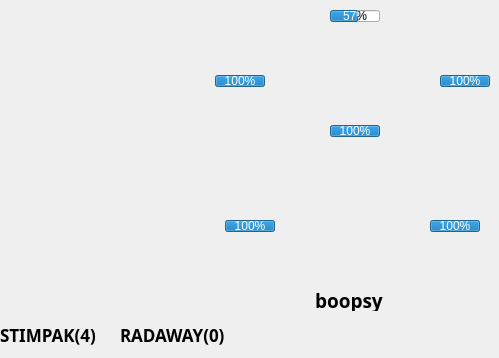
     <widget class="QWidget" name="status">
      <attribute name="title">
       <string>STATUS</string>
      </attribute>
      <widget class="QLabel" name="main_img">
       <property name="geometry">
        <rect>
         <x>230</x>
         <y>30</y>
         <width>240</width>
         <height>251</height>
        </rect>
       </property>
       <property name="text">
        <string>&lt;html&gt;&lt;head/&gt;&lt;body&gt;&lt;p&gt;&lt;br/&gt;&lt;/p&gt;&lt;/body&gt;&lt;/html&gt;</string>
       </property>
      </widget>
      <widget class="QLabel" name="stimpak">
       <property name="geometry">
        <rect>
         <x>0</x>
         <y>320</y>
         <width>105</width>
         <height>29</height>
        </rect>
       </property>
       <property name="font">
        <font>
         <family>Roboto Mono</family>
         <pointsize>13</pointsize>
         <weight>75</weight>
         <bold>true</bold>
        </font>
       </property>
       <property name="text">
        <string>STIMPAK(4)</string>
       </property>
      </widget>
      <widget class="QLabel" name="radaway">
       <property name="geometry">
        <rect>
         <x>120</x>
         <y>320</y>
         <width>105</width>
         <height>29</height>
        </rect>
       </property>
       <property name="font">
        <font>
         <family>Roboto Mono</family>
         <pointsize>13</pointsize>
         <weight>75</weight>
         <bold>true</bold>
        </font>
       </property>
       <property name="text">
        <string>RADAWAY(0)</string>
       </property>
      </widget>
      <widget class="QLabel" name="name">
       <property name="geometry">
        <rect>
         <x>315</x>
         <y>290</y>
         <width>71</width>
         <height>21</height>
        </rect>
       </property>
       <property name="font">
        <font>
         <family>Roboto Mono</family>
         <pointsize>14</pointsize>
         <weight>75</weight>
         <bold>true</bold>
        </font>
       </property>
       <property name="text">
        <string>boopsy</string>
       </property>
      </widget>
      <widget class="QProgressBar" name="hp_head">
       <property name="geometry">
        <rect>
         <x>330</x>
         <y>10</y>
         <width>50</width>
         <height>12</height>
        </rect>
       </property>
       <property name="value">
        <number>57</number>
       </property>
      </widget>
      <widget class="QProgressBar" name="hp_right_arm">
       <property name="geometry">
        <rect>
         <x>440</x>
         <y>75</y>
         <width>50</width>
         <height>12</height>
        </rect>
       </property>
       <property name="value">
        <number>100</number>
       </property>
      </widget>
      <widget class="QProgressBar" name="hp_left_arm">
       <property name="geometry">
        <rect>
         <x>215</x>
         <y>75</y>
         <width>50</width>
         <height>12</height>
        </rect>
       </property>
       <property name="value">
        <number>100</number>
       </property>
      </widget>
      <widget class="QProgressBar" name="hp_body">
       <property name="geometry">
        <rect>
         <x>330</x>
         <y>125</y>
         <width>50</width>
         <height>12</height>
        </rect>
       </property>
       <property name="value">
        <number>100</number>
       </property>
      </widget>
      <widget class="QProgressBar" name="hp_right_leg">
       <property name="geometry">
        <rect>
         <x>430</x>
         <y>220</y>
         <width>50</width>
         <height>12</height>
        </rect>
       </property>
       <property name="value">
        <number>100</number>
       </property>
      </widget>
      <widget class="QProgressBar" name="hp_left_leg">
       <property name="geometry">
        <rect>
         <x>225</x>
         <y>220</y>
         <width>50</width>
         <height>12</height>
        </rect>
       </property>
       <property name="value">
        <number>100</number>
       </property>
      </widget>
     </widget>
